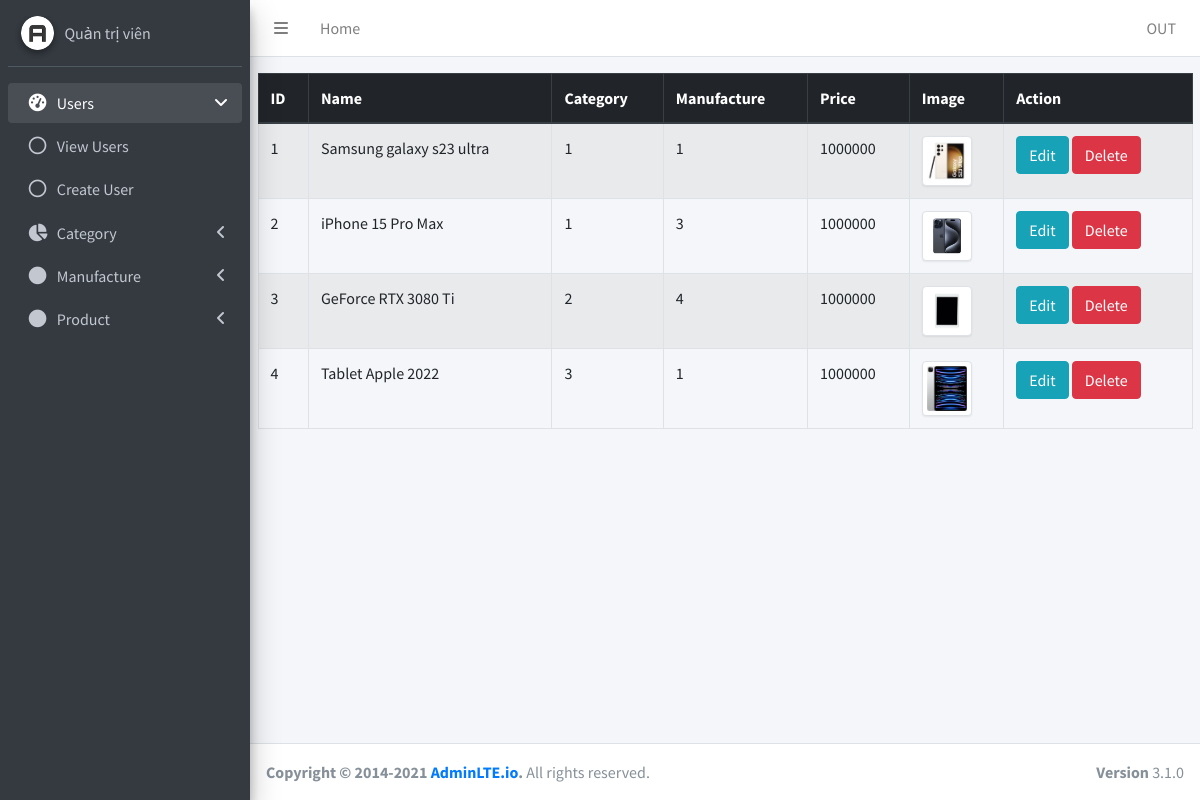
The page /products (signed in) on the database its author committed.
### models.py (models this page shows, shortened)
class Product(db.Model):
    __tablename__ = "product"
    id = db.Column(db.Integer, primary_key=True)
    name = db.Column(db.String(100))
    category_id = db.Column(db.Integer, db.ForeignKey('category.id'))
    manu_id = db.Column(db.Integer, db.ForeignKey('manufacture.id'))
    image = db.Column(db.String(100))
    price = db.Column(db.Integer)
    description = db.Column(db.Text,default='')
    feature = db.Column(db.Integer, default=0)
    created_at = db.Column(db.DateTime, default=datetime.utcnow)
    manufacture = relationship("Manufacture", backref="products")
    category = relationship("Category", backref="products")

### routes.py (the view)
@login_required
@bp.route('/products')
def product_view():
    if not is_admin():
        return redirect(url_for('routes.view_403'))
    products = Product.query.all()
    return render_template('core/product/index.html',products=products)

### app.py (called while the page is built)
@login_manager.user_loader
def load_user(id):
    return User.query.get(int(id))

### routes.py (called while the page is built)
def is_admin():
    user = current_user
    if user and user.role == 1:
        return True
    return False

### templates/core/product/index.html (shortened to what this page needs)
{% extends "./core/admin/base.html" %}
{% block content %}
<div class="container pt-3">
    <table class="table table-bordered table-striped">
        <thead class="thead-dark">
          <tr>
            <th scope="col">ID</th>
            <th scope="col">Name</th>
            <th scope="col">Category</th>
            <th scope="col">Manufacture</th>
            <th scope="col">Price</th>
            <th scope="col">Image</th>
            <th scope="col">Action</th>
          </tr>
        </thead>
        <tbody>
          {% if products %}
            {% for data in products %}
            <tr>
              <td>{{data.id}}</td>
              <td>{{data.name}}</td>
              <td>{{data.category_id}}</td>
              <td>{{data.manu_id}}</td>
              <td>{{data.price}}</td>
              <td>
                <img class="img-thumbnail" style="max-width: 50px;" src="{{ url_for('static', filename='uploads/' + data.image) }}" alt="Product Image">
              </td>
              <td>
                <form method="POST" action="{{url_for('routes.delete_product',product_id=data.id)}}">
                  <a href="{{url_for('routes.edit_product_view',product_id=data.id)}}" class="btn btn-info">Edit</a>
                  <button class="btn btn-danger">Delete</button>
                </form>
              </td>
            </tr>
            {% endfor %}
          {% endif %}
        </tbody>
      </table>
</div>
{% endblock %}

### templates/core/admin/base.html (shortened to what this page needs)
<!DOCTYPE html>
<html lang="en">
<head>
  <link rel="stylesheet" href="https://cdnjs.cloudflare.com/ajax/libs/font-awesome/5.15.4/css/all.min.css">
  <link rel="stylesheet" href="https://code.ionicframework.com/ionicons/2.0.1/css/ionicons.min.css">
  <link rel="stylesheet" type="text/css" href="{{ url_for('static', filename='css/adminlte.min.css') }}">
  <link rel="stylesheet" href="https://cdnjs.cloudflare.com/ajax/libs/font-awesome/6.5.1/css/all.min.css" />
</head>
<body class="hold-transition sidebar-mini layout-fixed">
<div class="wrapper">
  <nav class="main-header navbar navbar-expand navbar-white navbar-light">
    <ul class="navbar-nav">
      <li class="nav-item">
        <a class="nav-link" data-widget="pushmenu" href="#" role="button"><i class="fas fa-bars"></i></a>
      </li>
      <li class="nav-item d-none d-sm-inline-block">
        <a href="{{url_for('routes.index')}}" class="nav-link">Home</a>
      </li>
    </ul>
    <ul class="navbar-nav ml-auto">
      <li class="nav-item">
        <a class="nav-link" data-widget="control-sidebar" data-slide="true" href="#" role="button">
            OUT
        </a>
      </li>
    </ul>
  </nav>
  <aside class="main-sidebar sidebar-dark-primary elevation-4">
    <div class="sidebar">
      <div class="user-panel mt-3 pb-3 mb-3 d-flex">
        <div class="image">
            <img  class="img-circle elevation-2" alt="User Image" src="{{ url_for('static', filename='img/AdminLTELogo.png') }}" alt="AdminLTELogo" >
        </div>
        <div class="info">
          <a href="#" class="d-block">
            Quản trị viên
          </a>
        </div>
      </div>
      <nav class="mt-2">
        <ul class="nav nav-pills nav-sidebar flex-column" data-widget="treeview" role="menu" data-accordion="false">
          <li class="nav-item menu-open">
            <a href="#" class="nav-link ">
              <i class="nav-icon fas fa-tachometer-alt"></i>
              <p>
                Users
                <i class="right fas fa-angle-left"></i>
              </p>
            </a>
            <ul class="nav nav-treeview">
              <li class="nav-item">
                <a href="{{url_for('routes.user_view')}}" class="nav-link">
                  <i class="far fa-circle nav-icon"></i>
                  <p>View Users</p>
                </a>
              </li>
              <li class="nav-item">
                <a href="{{url_for('routes.create_user_view')}}" class="nav-link">
                  <i class="far fa-circle nav-icon"></i>
                  <p>Create User</p>
                </a>
              </li>
            </ul>
          </li>
          <li class="nav-item">
            <a href="#" class="nav-link">
              <i class="nav-icon fas fa-chart-pie"></i>
              <p>
                Category
                <i class="right fas fa-angle-left"></i>
              </p>
            </a>
          </li>
          <li class="nav-item">
            <a href="#" class="nav-link">
              <i class="nav-icon fas fa-circle"></i>
              <p>
                Manufacture
                <i class="right fas fa-angle-left"></i>
              </p>
            </a>
          </li>
          <li class="nav-item">
            <a href="#" class="nav-link">
              <i class="nav-icon fas fa-circle"></i>
              <p>
                Product
                <i class="right fas fa-angle-left"></i>
              </p>
            </a>
          </li>
        </ul>
      </nav>
    </div>
  </aside>
  <div class="content-wrapper">
    {% block content %}
    {% endblock content %}
  </div>
  <footer class="main-footer">
    <strong>Copyright &copy; 2014-2021 <a href="https://adminlte.io">AdminLTE.io</a>.</strong>
    All rights reserved.
    <div class="float-right d-none d-sm-inline-block">
      <b>Version</b> 3.1.0
    </div>
  </footer>
</div>
</body>
</html>

### rows shown on the page
Product: id "1", name "Samsung galaxy s23 ultra", category_id "1", manu_id "1", price "1000000", image (picture)
Product: id "2", name "iPhone 15 Pro Max", category_id "1", manu_id "3", price "1000000", image (picture)
Product: id "3", name "GeForce RTX 3080 Ti", category_id "2", manu_id "4", price "1000000", image (picture)
Product: id "4", name "Tablet Apple 2022", category_id "3", manu_id "1", price "1000000", image (picture)
